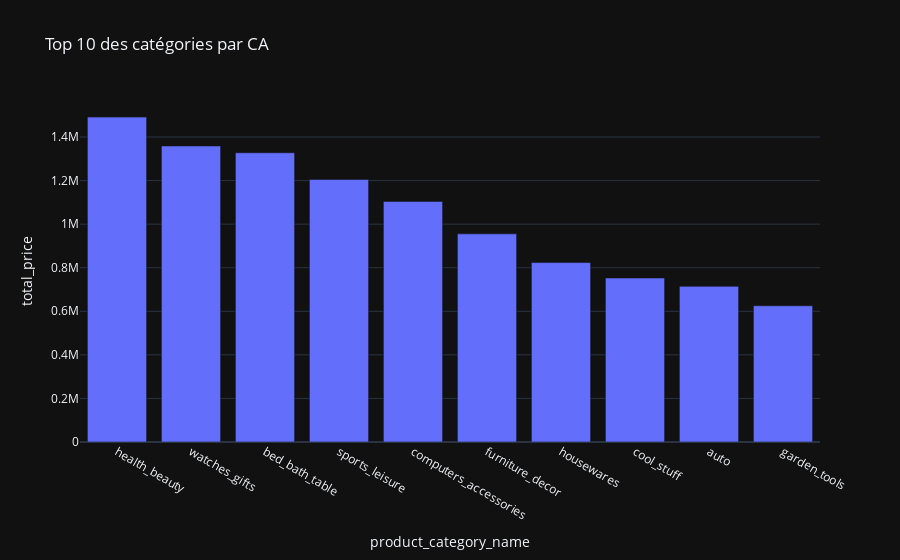

This figure's notebook cell:
### Code cell
# 2.2.3 - graphique des top 10 des catégories par CA
fig3 = px.bar(top_categories.reset_index().head(10), x="product_category_name", y="total_price", title="Top 10 des catégories par CA")
fig3.show()

### Figure 1 — Plotly figure (JSON) as saved in the notebook; plotly's stock layout.template omitted (floating-point values rounded to 4 significant figures)
{"data": [{"hovertemplate": "product_category_name=%{x}<br>total_price=%{y}<extra></extra>", "legendgroup": "", "marker": {"color": "#636efa", "pattern": {"shape": ""}}, "name": "", "orientation": "v", "showlegend": false, "textposition": "auto", "x": ["health_beauty", "watches_gifts", "bed_bath_table", "sports_leisure", "computers_accessories", "furniture_decor", "housewares", "cool_stuff", "auto", "garden_tools"], "xaxis": "x", "y": [1491000.0, 1359000.0, 1328000.0, 1205000.0, 1104000.0, 955400.0, 823600.0, 752700.0, 714400.0, 625400.0], "yaxis": "y", "type": "bar"}], "layout": {"xaxis": {"anchor": "y", "domain": [0.0, 1.0], "title": {"text": "product_category_name"}}, "yaxis": {"anchor": "x", "domain": [0.0, 1.0], "title": {"text": "total_price"}}, "legend": {"tracegroupgap": 0}, "title": {"text": "Top 10 des catégories par CA"}, "barmode": "relative"}}
